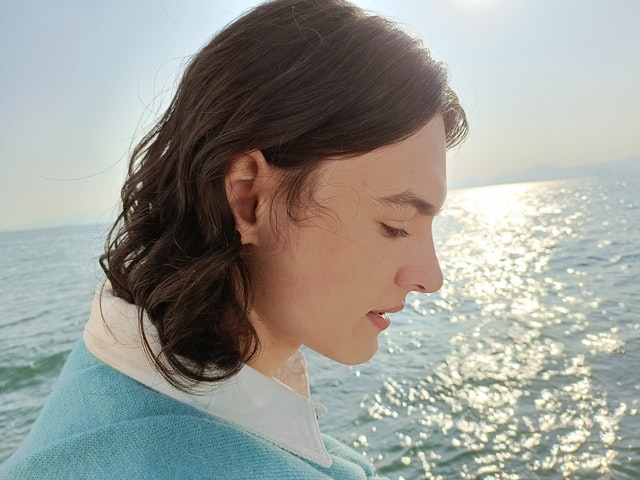
#> input picture images/pic.png, 640 x 480 px, given in place of pic1.png, which was not available; the run also reads 1 picture not shown here
$ jupyter execute --allow-errors Image_as_funtion.ipynb   (text cells are left out)
#> lines starting #> are read from the running program, lines starting #| are printed output that depends on the picture; pictures that were not available may be replaced by others from this repository, and a replacement may not be noted
[cell 1]
import numpy as np
import cv2 as cv
from io import BytesIO
import PIL
from IPython.display import clear_output, Image as NoteImage, display
import matplotlib.pyplot as plt

[cell 2]
def gray(im):
    return cv.cvtColor(im, cv.COLOR_BGR2GRAY)
def plot_row(grayim,index):
    y = grayim[index,:]
    x = np.arange(len(y))
    plt.plot(x,y)
    plt.show()

[cell 3]
# [13 lines of commented-out code are left out]
def imshowOne(img, gray=False):
    if gray:
        plt.imshow(img, cmap='gray')
    else:
        plt.imshow(img)
        plt.show()
def imshowMultiple(images, gray=False):
    f, axarr = plt.subplots(1, len(images), figsize=(14, 14))
    axarr[0].title.set_text(images[0][0])
    if gray:
        axarr[0].imshow(images[0][1], cmap='gray')
    else:
        axarr[0].imshow(images[0][1])
    for i,d in enumerate(images):
        if i !=0 :
            axarr[i].title.set_text(d[0])
            if gray:
                axarr[i].imshow(d[1], cmap='gray')
            else:
                axarr[i].imshow(d[1])

def plot_3d(arr):
    fig = plt.figure()
    ax = fig.gca(projection='3d')
    w, h = arr.shape
    Y = np.arange(1, w+1)
    X = np.arange(1, h+1)
    X, Y = np.meshgrid(X, Y)
    Z = arr
    ax.plot_surface(X, Y, Z, rstride=1, cstride=1, cmap='hot', linewidth=0, antialiased=False)

def plot_images(imgs, index=None):
    rows = len(imgs)
    f, axes = plt.subplots(nrows=rows, ncols=1)
    for i, img in enumerate(imgs):
        y = img[1][index or 0, :]
        x = np.arange(len(y))
        axes[i].set_title(img[0], color='r', rotation='vertical',x=-0.1,y=-0.001)
        axes[i].plot(x,y)

[cell 4]
lisa = cv.imread("pic1.png")
#> lisa is the input picture: shape (480, 640, 3); mean B, G, R 147.9, 154.7, 153.3
lisa = cv.cvtColor(lisa, cv.COLOR_BGR2RGB)

[cell 5]
print ("Normal")
imshowOne(lisa)

[cell 6]
print ("Additave Inverse")
imshowOne(255-lisa)

[cell 7]
factor = 0.7
mlLisa = np.uint8(lisa*factor)
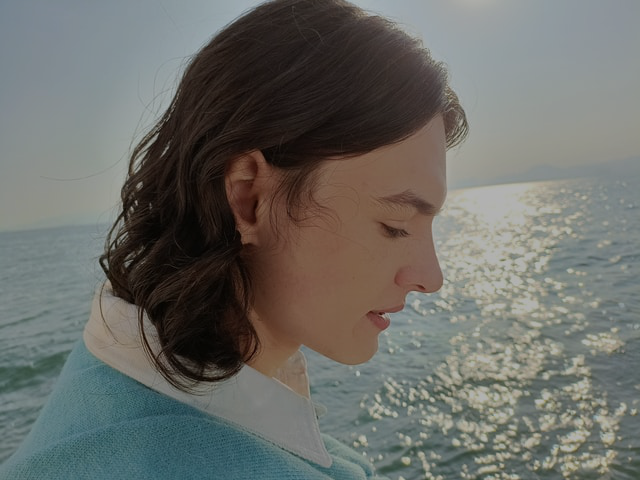
#> mlLisa: shape (480, 640, 3); mean R, G, B 106.8, 107.9, 103.1
# imshow(mlLisa)
imshowMultiple([["Original", lisa], ["Multiply lisa with 0.7", mlLisa]])
#> (the call stopped at in imshowMultiple, `f, axarr = plt.subplots(1, len(images), figsize=(14, 14))`: IPython is not available in this run)

[cell 8]
lisaRed = lisa[:,:,0]
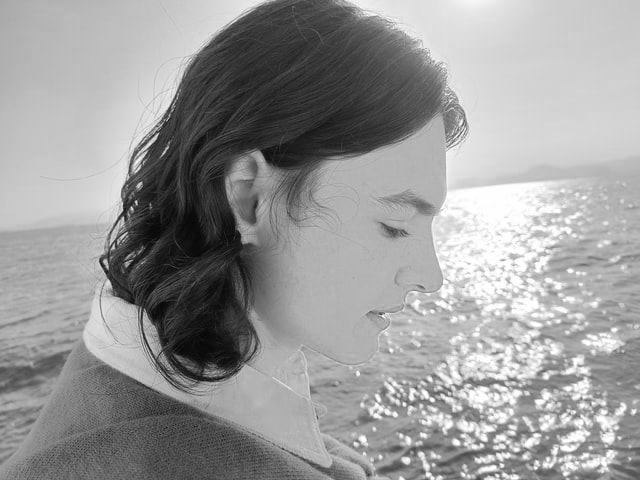
#> lisaRed: shape (480, 640); min 5, max 255, mean 153.3
lisaGreen = lisa[:,:,1]
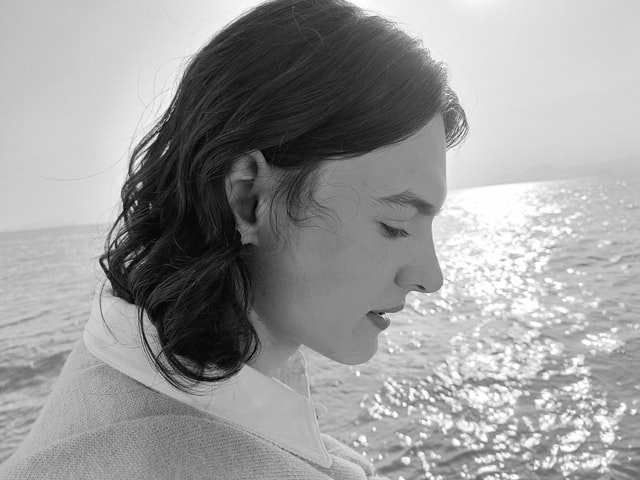
#> lisaGreen: shape (480, 640); min 0, max 255, mean 154.7
lisaBlue = lisa[:,:,2]
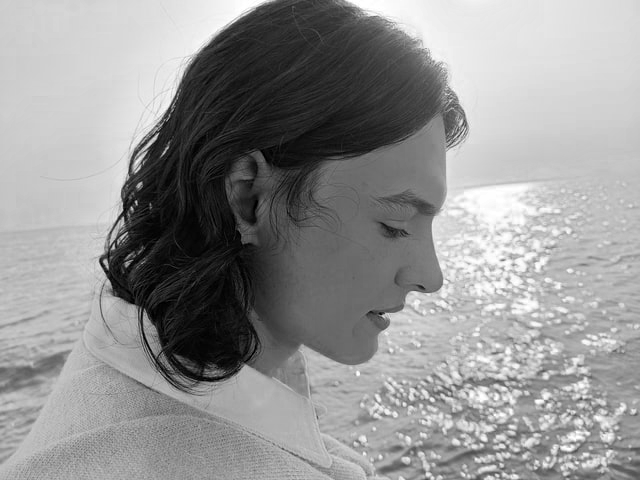
#> lisaBlue: shape (480, 640); min 0, max 255, mean 147.9
imgList = [
    ["Red", lisaRed],
    ["Green", lisaGreen],
    ["Blue", lisaBlue]
]
imshowMultiple(imgList)
#> (the call stopped at in imshowMultiple, `f, axarr = plt.subplots(1, len(images), figsize=(14, 14))`: IPython is not available in this run)

[cell 9]
mona = cv.imread("pic.png")
mona = cv.cvtColor(mona, cv.COLOR_BGR2RGB)
imshowOne(mona)

[cell 10]
print(f"mona image size {mona.shape}")
#| mona image size (480, 640, 3)

print(f"Lisa image size {lisa.shape}")
#| Lisa image size (480, 640, 3)

[cell 11]
ball = lisa[280:340, 330:390]
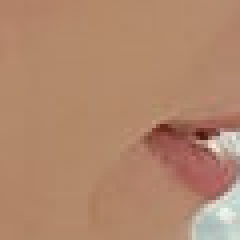
#> ball: shape (60, 60, 3) (shown 4 times larger); mean R, G, B 176.9, 135.2, 109
lisa[273:333, 100:160] = ball
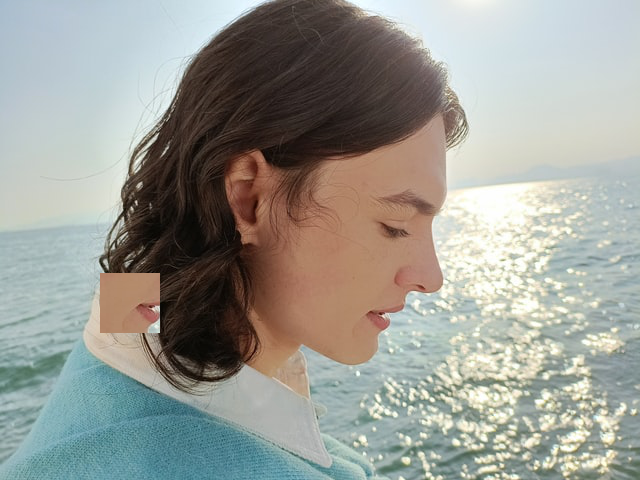
#> lisa: shape (480, 640, 3); mean R, G, B 154, 155.1, 148.1

[cell 12]
newMona = cv.resize(mona, (lisa.shape[0],lisa.shape[1]))
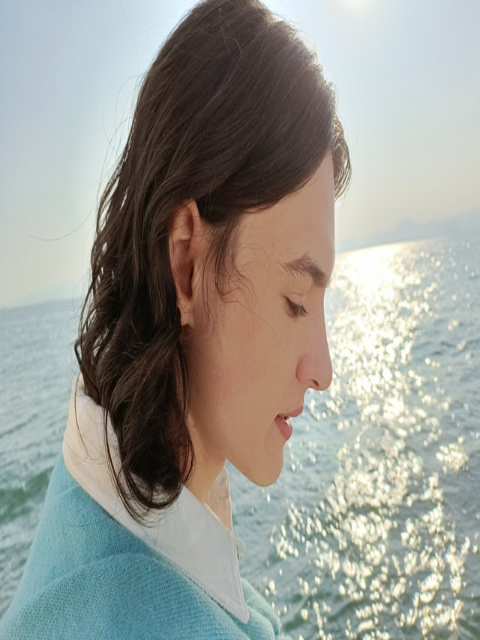
#> newMona: shape (640, 480, 3); mean R, G, B 153.2, 154.7, 147.9

[cell 13]
imgList = [
    ["New Mona", newMona],
    ["Lisa", lisa]
]
imshowMultiple(imgList)
#> (the call stopped at in imshowMultiple, `f, axarr = plt.subplots(1, len(images), figsize=(14, 14))`: IPython is not available in this run)

[cell 14]
print("Average Image")
factor = 0.5
#> (the rest of this cell did not finish here and is left out)

#> in gray, `return cv.cvtColor(im, cv.COLOR_BGR2GRAY)`:
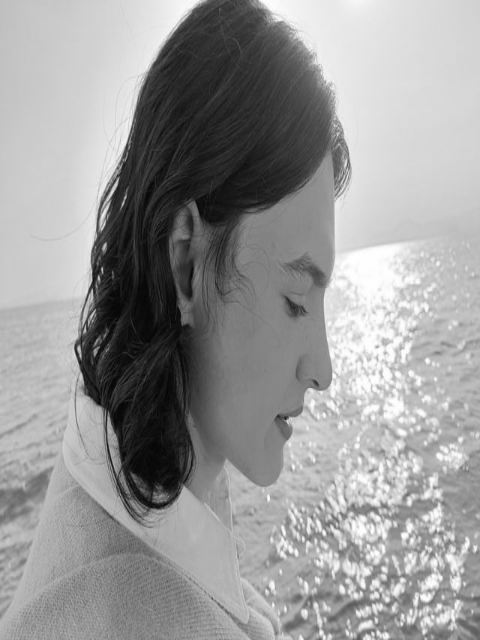
#> returned value: shape (640, 480); min 4, max 255, mean 152.5
imshowOne(monaLisa, True)
# plt.imshow(monaLisa, cmap='gray')

[cell 15]
def gaussianNoise(img,mu,sigma):
#> called with mu = 0, sigma = 8
    noise = np.random.normal(mu, sigma, img.shape)
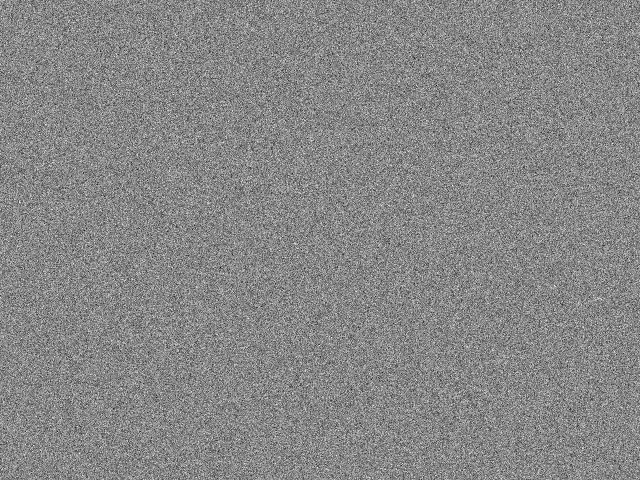
#> noise: shape (480, 640) float64; min -38.82, max 34.29, mean 0; drawn with min black and max white
    return np.uint8(img + noise)
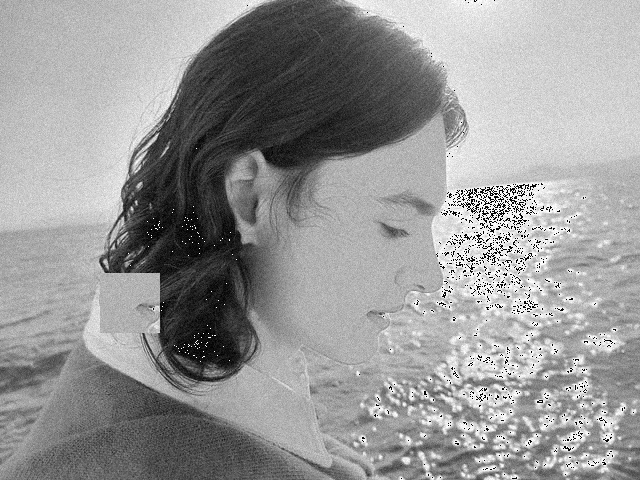
#> returned value: shape (480, 640); min 0, max 255, mean 151.1

[cell 16]
print("Gaussian noise")
gausi = gaussianNoise(lisa[:,:,0],0,8)
# plt.imshow(gausi, cmap='gray')
imgList = [
    ["Original Lisa", lisa[:,:,0]],
    ["Gaussion noise Lisa", gausi]
]
imshowMultiple(imgList, True)
#> (the call stopped at in imshowMultiple, `f, axarr = plt.subplots(1, len(images), figsize=(14, 14))`: IPython is not available in this run)
